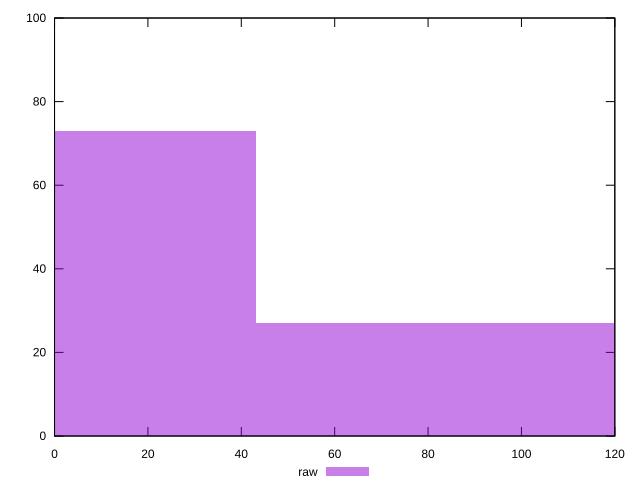

Source code (gnuplot):
reset

$raw <<EOF
0 73
86.20476724478841 27
EOF

set key outside below
set boxwidth 86.20476724478841
set xrange [0:120]
set yrange [0:100]
set trange [0:100]
set style fill transparent solid 0.5 noborder
set terminal svg size 640, 490 enhanced background rgb 'white'
set output "reports/report_00033_2021-03-01T14-23-16.841Z/uses-http2/samples/astro/raw/histogram.svg"

plot $raw title "raw" with boxes

reset
